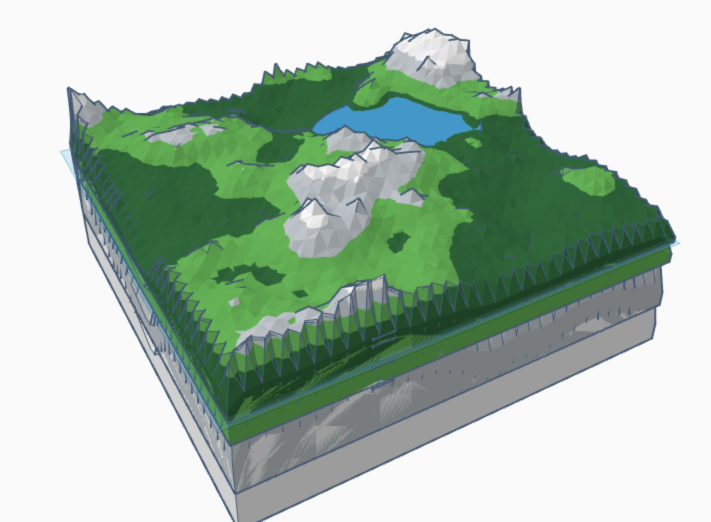
#> input picture imagenes_bici/Captura de pantalla 2025-04-30 a la(s) 7.56.49 p.m..png, 1422 x 1044 px, found by its file name (shown at 1/2 size); its folder holds only this picture in this run
$ python 'implementación_bici.py'
#> lines starting #> are read from the running program, lines starting #| are printed output that depends on the picture
### deteccion_limites.py
import numpy as np
import cv2
import os
import matplotlib.pyplot as plt
from mpl_toolkits.mplot3d import Axes3D
from scipy.optimize import least_squares
from sklearn.neighbors import NearestNeighbors
import open3d as o3d
import logging

# Configurar logger
logging.basicConfig(level=logging.INFO, format='%(asctime)s - %(levelname)s - %(message)s')
logger = logging.getLogger(__name__)

class SfMReconstructor:
    """
    Clase para la reconstrucción 3D de una superficie a partir de imágenes
    utilizando Structure from Motion (SfM).
    """
    def __init__(self, image_dir, output_dir='output', feature_method='sift',
                 min_matches=20, match_ratio=0.7):
        """
        Inicialización de la clase SfMReconstructor.

        Args:
            image_dir: Directorio que contiene las imágenes de entrada
            output_dir: Directorio para guardar los resultados
            feature_method: Método para detectar características ('sift', 'orb')
            min_matches: Número mínimo de coincidencias para considerar dos imágenes conectadas
            match_ratio: Umbral para el ratio de coincidencias (test de Lowe)
        """
        self.image_dir = image_dir
        self.output_dir = output_dir
        self.feature_method = feature_method
        self.min_matches = min_matches
        self.match_ratio = match_ratio

        # Crear directorio de salida si no existe
        if not os.path.exists(output_dir):
            os.makedirs(output_dir)

        # Cargar imágenes
        self.images = []
        self.image_names = []
        self._load_images()

        # Estructuras para almacenar datos de reconstrucción
        self.keypoints = []  # Keypoints para cada imagen
        self.descriptors = []  # Descriptores de los keypoints
        self.matches = {}  # Coincidencias entre pares de imágenes
        self.cameras = {}  # Matrices de cámara estimadas
        self.point_cloud = None  # Nube de puntos 3D

    def _load_images(self):
        """Carga las imágenes desde el directorio especificado."""
        logger.info(f"Cargando imágenes desde: {self.image_dir}")
        valid_extensions = ('.jpg', '.jpeg', '.png', '.bmp')

        for filename in sorted(os.listdir(self.image_dir)):
            if filename.lower().endswith(valid_extensions):
                img_path = os.path.join(self.image_dir, filename)
                img = cv2.imread(img_path)
#> img is the input picture: shape (1044, 1422, 3); mean B, G, R 174.8, 189.7, 170.1
                if img is not None:
                    self.images.append(img)
                    self.image_names.append(filename)

        logger.info(f"Se cargaron {len(self.images)} imágenes")

    def detect_features(self):
        """Detecta características (keypoints y descriptores) en todas las imágenes."""
        logger.info(f"Detectando características usando método: {self.feature_method}")

        # Inicializar detector de características
        if self.feature_method.lower() == 'sift':
            detector = cv2.SIFT_create()
        elif self.feature_method.lower() == 'orb':
            detector = cv2.ORB_create(nfeatures=3000)
        else:
            raise ValueError(f"Método de detección no compatible: {self.feature_method}")

        # Detectar características en cada imagen
        for i, img in enumerate(self.images):
            # Convertir a escala de grises
            gray = cv2.cvtColor(img, cv2.COLOR_BGR2GRAY)
            # Detectar keypoints y calcular descriptores
            kp, des = detector.detectAndCompute(gray, None)

            self.keypoints.append(kp)
            self.descriptors.append(des)

            logger.info(f"Imagen {i+1}/{len(self.images)}: {len(kp)} keypoints detectados")

            # Visualizar keypoints (opcional)
            img_with_kp = cv2.drawKeypoints(gray, kp, None, flags=cv2.DRAW_MATCHES_FLAGS_DRAW_RICH_KEYPOINTS)
            cv2.imwrite(os.path.join(self.output_dir, f"keypoints_{i}.jpg"), img_with_kp)
#> this loop made 1 pass
#> pass 1, in detect_features, `gray = cv2.cvtColor(img, cv2.COLOR_BGR2GRAY)`:
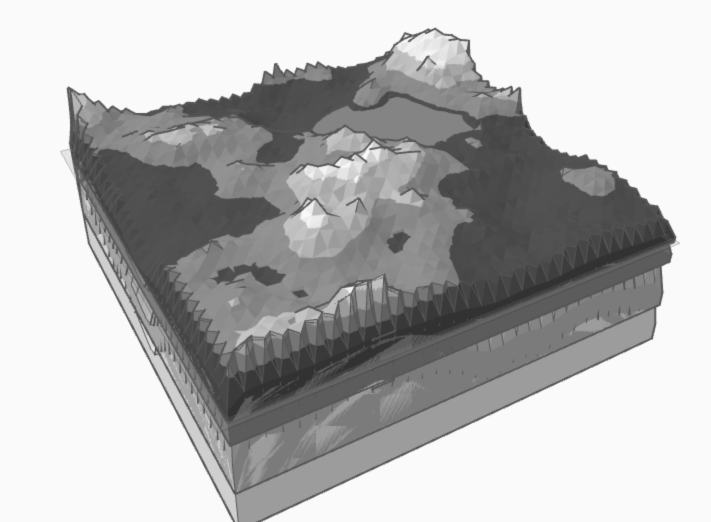
#> gray: shape (1044, 1422) (shown at 1/2 size); min 48, max 250, mean 182.1
#> pass 1, in detect_features, `img_with_kp = cv2.drawKeypoints(gray, kp, None, flags=cv2.DRAW_MATCHES..`:
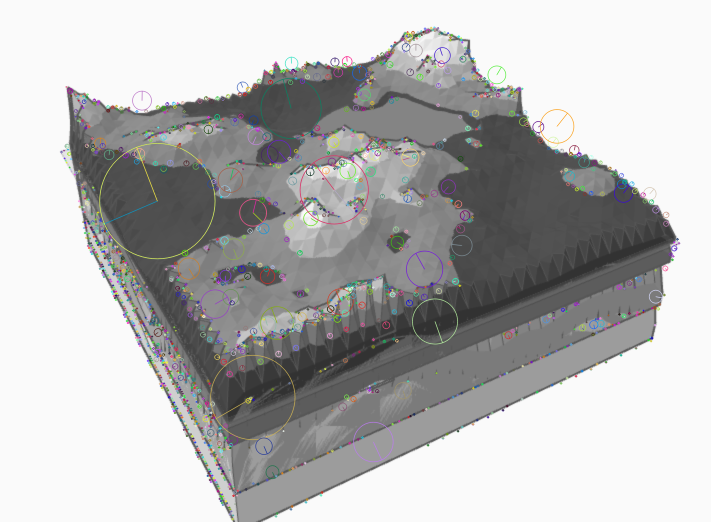
#> img_with_kp: shape (1044, 1422, 3) (shown at 1/2 size); mean of channels 0, 1, 2 181.7, 181.8, 181.9; drawn as B, G, R
#> after the loop, self.descriptors = 1 item; self.keypoints = 1 item

        return True

    def match_features(self, ransac_threshold=1.0, ransac_probability=0.99):
        """
        Establece correspondencias entre pares de imágenes usando el test de ratio de Lowe
        y filtrado geométrico con RANSAC.

        Args:
            ransac_threshold: Umbral de reproyección para RANSAC (en píxeles)
            ransac_probability: Probabilidad de encontrar una buena muestra en RANSAC

        Returns:
            True si se encontraron suficientes correspondencias entre imágenes
        """
        logger.info("Estableciendo correspondencias entre imágenes...")
        logger.info(f"Parámetros RANSAC: umbral={ransac_threshold}, probabilidad={ransac_probability}")

        # Elegir el matcher adecuado
        if self.feature_method.lower() == 'sift':
            matcher = cv2.BFMatcher(cv2.NORM_L2)
        else:  # para ORB
            matcher = cv2.BFMatcher(cv2.NORM_HAMMING)

        # Estimar matriz de calibración aproximada para filtrado geométrico
        img_height, img_width = self.images[0].shape[:2]
        focal_length = 1.2 * max(img_height, img_width)
        K = np.array([
            [focal_length, 0, img_width/2],
            [0, focal_length, img_height/2],
            [0, 0, 1]
        ])

        # Comparar todas las combinaciones de pares de imágenes
        num_images = len(self.images)
        for i in range(num_images):
            for j in range(i+1, num_images):
                # Obtener coincidencias
                matches = matcher.knnMatch(self.descriptors[i], self.descriptors[j], k=2)

                # Aplicar filtro de ratio (Lowe's ratio test)
                good_matches = []
                for m, n in matches:
                    if m.distance < self.match_ratio * n.distance:
                        good_matches.append(m)

                # Aplicar filtrado geométrico si hay suficientes coincidencias
                if len(good_matches) >= self.min_matches:
                    # Extraer puntos correspondientes
                    pts1 = np.float32([self.keypoints[i][m.queryIdx].pt for m in good_matches])
                    pts2 = np.float32([self.keypoints[j][m.trainIdx].pt for m in good_matches])

                    # Estimar matriz fundamental y filtrar con RANSAC
                    F, mask = cv2.findFundamentalMat(
                        pts1, pts2,
                        method=cv2.FM_RANSAC,
                        ransacReprojThreshold=ransac_threshold,
                        confidence=ransac_probability
                    )

                    # Filtrar matches usando la máscara de inliers
                    if F is not None and mask is not None:
                        mask = mask.ravel().astype(bool)
                        inlier_matches = [good_matches[k] for k in range(len(good_matches)) if mask[k]]

                        # Solo guardar si quedan suficientes después del filtrado
                        if len(inlier_matches) >= self.min_matches:
                            self.matches[(i, j)] = inlier_matches
                            inlier_ratio = len(inlier_matches) / len(good_matches)
                            logger.info(f"Imágenes {i}-{j}: {len(inlier_matches)} inliers de {len(good_matches)} "
                                    f"matches iniciales (ratio: {inlier_ratio:.2f})")

                            # Visualizar matches filtrados
                            img_matches = cv2.drawMatches(
                                self.images[i], self.keypoints[i],
                                self.images[j], self.keypoints[j],
                                inlier_matches, None, flags=cv2.DrawMatchesFlags_NOT_DRAW_SINGLE_POINTS
                            )
                            cv2.imwrite(os.path.join(self.output_dir, f"matches_{i}_{j}.jpg"), img_matches)

        logger.info(f"Total de pares con matches: {len(self.matches)}")
        return len(self.matches) > 0


    # [329 lines left out: functions _estimate_essential_matrix, _decompose_essential_matrix, reconstruct_initial_pair, add_more_views, _register_camera, _global_bundle_adjustment and 1 more, not called in this run]

        # Visualizar con Open3D (opcional)
        # o3d.visualization.draw_geometries([pcd])

    def test_ransac_parameters(self, thresholds=[0.5, 1.0, 1.5, 2.0],
                          probabilities=[0.90, 0.95, 0.99],
                          sample_pairs=3):
        """
        Prueba diferentes combinaciones de umbrales RANSAC y probabilidades
        para encontrar la configuración óptima para el emparejamiento de características.

        Args:
            thresholds: Lista de umbrales de reproyección a probar (en píxeles)
            probabilities: Lista de probabilidades RANSAC a probar
            sample_pairs: Número de pares de imágenes a probar (los con más matches iniciales)

        Returns:
            best_params: Diccionario con los mejores parámetros encontrados
        """
#> called with sample_pairs = 3
        logger.info("Iniciando prueba de parámetros RANSAC...")

        # Detectar características si no se ha hecho ya
        if not self.keypoints or not self.descriptors:
            self.detect_features()

        # Preparar matcher
        if self.feature_method.lower() == 'sift':
            matcher = cv2.BFMatcher(cv2.NORM_L2)
        else:
            matcher = cv2.BFMatcher(cv2.NORM_HAMMING)

        # Encontrar los pares de imágenes con más coincidencias potenciales
        num_images = len(self.images)
#> num_images = 1
        pairs_to_test = []
        for i in range(num_images):
            for j in range(i+1, num_images):
                # Obtener matches iniciales con ratio test
                matches = matcher.knnMatch(self.descriptors[i], self.descriptors[j], k=2)
                good_matches = []
                for m, n in matches:
                    if m.distance < self.match_ratio * n.distance:
                        good_matches.append(m)

                if len(good_matches) >= self.min_matches:
                    pairs_to_test.append((i, j, good_matches, len(good_matches)))
#> after the loop, pairs_to_test = []

        # Ordenar por número de matches y seleccionar los mejores
        pairs_to_test.sort(key=lambda x: x[3], reverse=True)
        pairs_to_test = pairs_to_test[:sample_pairs]

        # Estimar matriz de calibración (aproximada)
        img_height, img_width = self.images[0].shape[:2]
        focal_length = 1.2 * max(img_height, img_width)
        K = np.array([
            [focal_length, 0, img_width/2],
            [0, focal_length, img_height/2],
            [0, 0, 1]
        ])

        # Preparar para guardar resultados
        results = {}

        # Directorio para guardar visualizaciones
        test_dir = os.path.join(self.output_dir, "ransac_tests")
        if not os.path.exists(test_dir):
            os.makedirs(test_dir)

        # Probar cada combinación de parámetros
        for threshold in thresholds:
            for probability in probabilities:
                config_name = f"thresh_{threshold}_prob_{probability}"
                results[config_name] = {
                    'threshold': threshold,
                    'probability': probability,
                    'inlier_ratios': [],
                    'total_inliers': 0,
                    'pair_results': []
                }

                logger.info(f"Probando configuración: umbral={threshold}, probabilidad={probability}")

                # Probar en cada par de imágenes seleccionado
                for idx, (i, j, good_matches, _) in enumerate(pairs_to_test):
                    # Extraer puntos correspondientes
                    pts1 = np.float32([self.keypoints[i][m.queryIdx].pt for m in good_matches])
                    pts2 = np.float32([self.keypoints[j][m.trainIdx].pt for m in good_matches])

                    # Aplicar filtrado geométrico con RANSAC
                    F, mask = cv2.findFundamentalMat(
                        pts1, pts2,
                        method=cv2.FM_RANSAC,
                        ransacReprojThreshold=threshold,
                        confidence=probability
                    )

                    # Si no se pudo calcular F o no hubo inliers
                    if F is None or mask is None:
                        inlier_ratio = 0
                        inlier_count = 0
                        filtered_matches = []
                    else:
                        mask = mask.ravel().astype(bool)
                        inlier_count = np.sum(mask)
                        inlier_ratio = inlier_count / len(good_matches) if len(good_matches) > 0 else 0
                        filtered_matches = [m for idx, m in enumerate(good_matches) if mask[idx]]

                    # Guardar resultados de este par
                    results[config_name]['inlier_ratios'].append(inlier_ratio)
                    results[config_name]['total_inliers'] += inlier_count
                    results[config_name]['pair_results'].append({
                        'pair': (i, j),
                        'inlier_ratio': inlier_ratio,
                        'inlier_count': inlier_count,
                        'total_matches': len(good_matches)
                    })

                    # Visualizar y guardar imagen de matches filtrados
                    img_matches = cv2.drawMatches(
                        self.images[i], self.keypoints[i],
                        self.images[j], self.keypoints[j],
                        filtered_matches, None,
                        flags=cv2.DrawMatchesFlags_NOT_DRAW_SINGLE_POINTS
                    )

                    vis_filename = f"{config_name}_pair_{i}_{j}.jpg"
                    cv2.imwrite(os.path.join(test_dir, vis_filename), img_matches)

                # Calcular métricas globales para esta configuración
                results[config_name]['avg_inlier_ratio'] = np.mean(results[config_name]['inlier_ratios'])
#> after the loop, results = 10 items

        # Determinar la mejor configuración
        # Criterio: mayor ratio de inliers manteniendo un número razonable de matches
        best_config = max(results.keys(), key=lambda k: results[k]['avg_inlier_ratio'])
#> best_config = 'thresh_0.5_prob_0.95'
        best_threshold = results[best_config]['threshold']
#> best_threshold = 0.5
        best_probability = results[best_config]['probability']
#> best_probability = 0.95

        logger.info(f"Mejor configuración encontrada: umbral={best_threshold}, "
                    f"probabilidad={best_probability}, "
                    f"ratio inliers promedio={results[best_config]['avg_inlier_ratio']:.4f}")

        # Crear informe visual comparativo
        self._create_parameter_test_report(results, test_dir)

        return {
            'threshold': best_threshold,
            'probability': best_probability,
            'results': results
        }

    def _create_parameter_test_report(self, results, test_dir):
        """Crea un informe visual comparativo de las diferentes configuraciones probadas."""
        # Preparar datos para gráficos
        configs = list(results.keys())
#> configs = ['thresh_0.5_prob_0.95', 'thresh_0.5_prob_0.99', 'thresh_0.7_prob_0.95', 'thresh_0.7_prob_0.99', 'thresh_1.0_prob_0.95', 'thresh_1.0_prob_0.99', 'thresh_1.5_prob_0.95', 'thresh_1.5_prob_0.99', 'thresh_2.0_prob_0.95', 'thresh_2.0_prob_0.99']
        avg_ratios = [results[c]['avg_inlier_ratio'] for c in configs]
#> avg_ratios = [nan, nan, nan, nan, nan, nan, nan, nan, nan, nan]
        total_inliers = [results[c]['total_inliers'] for c in configs]
#> total_inliers = [0, 0, 0, 0, 0, 0, 0, 0, 0, 0]

        # Crear figura para el informe
        plt.figure(figsize=(12, 10))

        # Gráfico de ratio promedio de inliers
        plt.subplot(2, 1, 1)
        bars = plt.bar(configs, avg_ratios)
#> bars = 10 items
        plt.title('Ratio promedio de inliers por configuración')
        plt.xticks(rotation=45)
        plt.ylabel('Ratio promedio de inliers')

        # Añadir valores como etiquetas
        for bar, ratio in zip(bars, avg_ratios):
            plt.text(bar.get_x() + bar.get_width()/2, bar.get_height() + 0.01,
                    f'{ratio:.2f}', ha='center', va='bottom')
#> this loop made 10 passes

        # Gráfico de total de inliers
        plt.subplot(2, 1, 2)
        bars = plt.bar(configs, total_inliers)
        plt.title('Total de inliers por configuración')
        plt.xticks(rotation=45)
        plt.ylabel('Número total de inliers')

        # Añadir valores como etiquetas
        for bar, count in zip(bars, total_inliers):
            plt.text(bar.get_x() + bar.get_width()/2, bar.get_height() + 0.5,
                    f'{count}', ha='center', va='bottom')

        plt.tight_layout()
        plt.savefig(os.path.join(test_dir, 'parameter_comparison.png'))
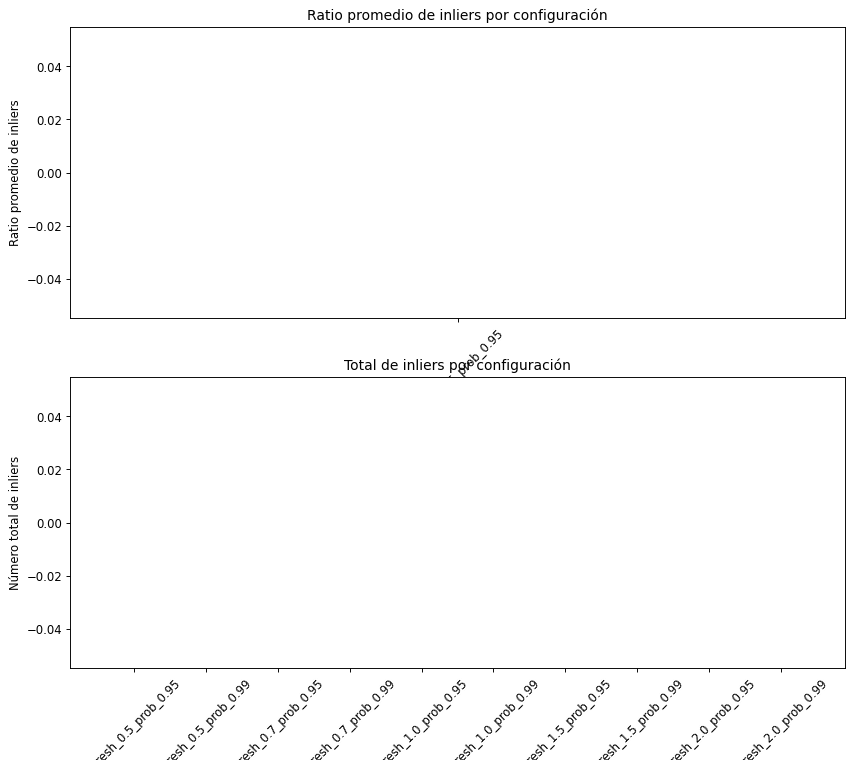
#> figure drawn by matplotlib, 2 panels
        plt.close()

        logger.info(f"Informe de comparación guardado en {os.path.join(test_dir, 'parameter_comparison.png')}")


# [6 lines of commented-out code are left out]

### implementación_bici.py
from deteccion_limites import SfMReconstructor  # importa la clase del archivo donde la guardaste

def main():
    # Ruta a la carpeta con las imágenes
    image_dir = '/Users/jorgenajera/Documents/Duck_Vision_/imagenes_bici'

    # Crear objeto reconstructor
    reconstructor = SfMReconstructor(image_dir, output_dir='/Users/jorgenajera/Documents/Duck_Vision_/output', feature_method='sift')

    # Detectar características en todas las imágenes
    reconstructor.detect_features()

    # NUEVO: Probar diferentes parámetros RANSAC
    best_params = reconstructor.test_ransac_parameters(
        thresholds=[0.5, 0.7, 1.0, 1.5, 2.0],
        probabilities=[0.95, 0.99],
        sample_pairs=3  # Prueba con los 3 mejores pares
    )
#> best_params = 3 items

    # Usar los mejores parámetros encontrados para el emparejamiento final
    if not reconstructor.match_features(
        ransac_threshold=best_params['threshold'],
        ransac_probability=best_params['probability']
    ):
#> in match_features, `num_images = len(self.images)`: num_images = 1
#> after the loop in match_features, `for i in range(num_images):`: self.matches = 0 items
        print("No se encontraron suficientes coincidencias entre imágenes.")
        return

    # Continuar con la reconstrucción usando los matches mejorados
    if not reconstructor.reconstruct_initial_pair():
        print("Error en la reconstrucción inicial.")
        return

    # Añadir más vistas
    reconstructor.add_more_views()

    print("Reconstrucción 3D completada.")

if __name__ == '__main__':
    main()
